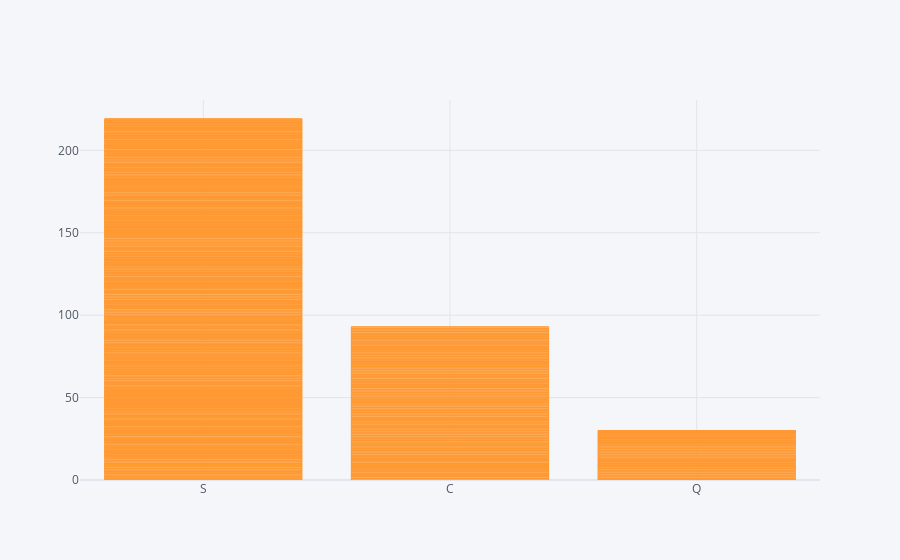

The code cell stored with this chart in its notebook:
### Markdown cell above
Q.승선항에 따른 생존율?

### Code cell
titanic[['survived','embarked']].iplot(kind='bar',x='embarked',y='survived')

### Figure 1 — Plotly figure (JSON) as saved in the notebook; plotly's stock layout.template omitted (floating-point values rounded to 4 significant figures; data arrays with more than 128 entries replaced by an {"elided": "..."} marker saying what was removed)
{"data": [{"marker": {"color": "rgba(255, 153, 51, 0.6)", "line": {"color": "rgba(255, 153, 51, 1.0)", "width": 1}}, "name": "survived", "orientation": "v", "text": "", "type": "bar", "x": {"elided": "891 str values"}, "y": {"elided": "891 int values"}}], "layout": {"legend": {"bgcolor": "#F5F6F9", "font": {"color": "#4D5663"}}, "paper_bgcolor": "#F5F6F9", "plot_bgcolor": "#F5F6F9", "title": {"font": {"color": "#4D5663"}}, "xaxis": {"gridcolor": "#E1E5ED", "showgrid": true, "tickfont": {"color": "#4D5663"}, "title": {"font": {"color": "#4D5663"}, "text": ""}, "zerolinecolor": "#E1E5ED"}, "yaxis": {"gridcolor": "#E1E5ED", "showgrid": true, "tickfont": {"color": "#4D5663"}, "title": {"font": {"color": "#4D5663"}, "text": ""}, "zerolinecolor": "#E1E5ED"}}}
